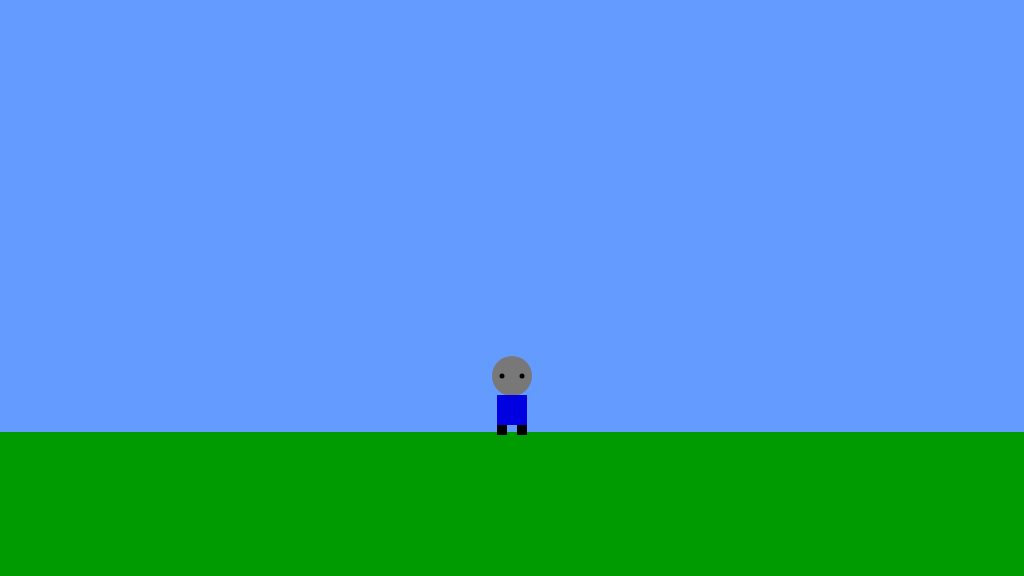
Frame 1 (no input)
Frame 60 (no input): identical to frame 1, image omitted
Frame 120 (the mouse pressed at the canvas centre since frame 60): identical to frame 1, image omitted

The p5.js sketch that drew this single still picture (run headless with seeded random() and noise() and a simulated clock; from frame 60 on, the mouse is pressed at the canvas centre):

// p5.js sketch
// ── sketch.js
var gameChar_x;
var gameChar_y;
var floorPos_y;

var isLeft;
var isRight;
var isFalling;
var isPlummeting;


function setup()
{
	createCanvas(1024, 576);
	floorPos_y = height * 3/4;
	gameChar_x = width/2;
	gameChar_y = floorPos_y;

	isLeft  = false;
	isRight	= false;
	isFalling = false;
	isPlummeting = false;
}

function draw()
{

	///////////DRAWING CODE//////////

	background(100,155,255); //fill the sky blue


	noStroke();
	fill(0,155,0);
	rect(0, floorPos_y, width, height - floorPos_y); //draw some green ground

	//draw the canyon


	//the game character
	if(isLeft && isFalling)
	{
		// add your jumping-left code
		fill (120,120,120);
		ellipse(gameChar_x,gameChar_y-56,30);

		fill(0);
		ellipse(gameChar_x-10,gameChar_y-55,5);

		fill (0,0,225);
		rect (gameChar_x-8,gameChar_y-43,15,25);

		
		strokeWeight(5);
		stroke(1);
		line(gameChar_x-10,gameChar_y -5 ,gameChar_x-5 ,gameChar_y-18);//leg
		line(gameChar_x+3,gameChar_y-18, gameChar_x+10,gameChar_y-5);//leg

		line(gameChar_x-5,gameChar_y -35 ,gameChar_x - 20,gameChar_y-45);//arm
		line(gameChar_x+20,gameChar_y-25,gameChar_x+8,gameChar_y-35);//arm
		strokeWeight(1);

	}
	else if(isRight && isFalling)
	{
		// add your jumping-right code
		fill (120,120,120);
		ellipse(gameChar_x,gameChar_y-56,30);

		fill(0);
		ellipse(gameChar_x+10,gameChar_y-55,5);

		fill (0,0,225);
		rect (gameChar_x-8,gameChar_y-43,15,25);

		
		strokeWeight(5);
		stroke(1);
		line(gameChar_x-10,gameChar_y -5 ,gameChar_x-5 ,gameChar_y-18);//leg
		line(gameChar_x+3,gameChar_y-18, gameChar_x+10,gameChar_y-5);//leg

		line(gameChar_x,gameChar_y -35 ,gameChar_x + 20,gameChar_y-45);//arm
		line(gameChar_x-20,gameChar_y-25,gameChar_x-10,gameChar_y-35);//arm
		strokeWeight(1);

	}
	else if(isLeft)
	{
		// add your walking left code
		
		
		fill (120,120,120);
		ellipse(gameChar_x,gameChar_y-56,35);
		
		fill(0);
		ellipse(gameChar_x-10,gameChar_y-55,5);
		
		fill (0,0,225);
		rect (gameChar_x-10,gameChar_y-40,20,30);
	
		
		strokeWeight(5);
		stroke(1);
		line(gameChar_x-10,gameChar_y  ,gameChar_x-5 ,gameChar_y-10);//leg
		line(gameChar_x+5,gameChar_y-10, gameChar_x+10,gameChar_y);//leg
	
		line(gameChar_x+10,gameChar_y -33 ,gameChar_x + 23,gameChar_y-25);//arm
		line(gameChar_x-23,gameChar_y-25,gameChar_x-5,gameChar_y-35);//arm
		strokeWeight(1);

	}
	else if(isRight)
	{
		// add your walking right code
		
		fill (120,120,120);
		ellipse(gameChar_x,gameChar_y-56,35);

		fill(0);
		ellipse(gameChar_x+10,gameChar_y-55,5);

		fill (0,0,225);
		rect (gameChar_x-10,gameChar_y-40,20,30);

		
		strokeWeight(5);
		stroke(1);
		line(gameChar_x-10,gameChar_y  ,gameChar_x-5 ,gameChar_y-10);//leg
		line(gameChar_x+5,gameChar_y-10, gameChar_x+10,gameChar_y);//leg

		line(gameChar_x+5,gameChar_y -33 ,gameChar_x + 23,gameChar_y-25);//arm
		line(gameChar_x-23,gameChar_y-25,gameChar_x-12,gameChar_y-35);//arm
		strokeWeight(1);

	}
	else if(isFalling || isPlummeting)
	{
		// add your jumping facing forwards code
		fill (120,120,120);
		ellipse(gameChar_x,gameChar_y-55,30);
		fill(0);
		fill(0);
		ellipse(gameChar_x-7,gameChar_y-56,3);
		ellipse(gameChar_x+7,gameChar_y-56,3);
	
		fill(0,0,225);
		rect(gameChar_x-10,gameChar_y-40,20,25);
	
		fill(0);
		rect(gameChar_x-11,gameChar_y-15,10,10);
		rect(gameChar_x +1,gameChar_y-15,10,10);
	
		strokeWeight(5);
		stroke(1);
		line(gameChar_x+10,gameChar_y - 35 ,gameChar_x + 23,gameChar_y-50);
		line(gameChar_x-23,gameChar_y-50,gameChar_x-11,gameChar_y-35);
		strokeWeight(1);

	}
	else
	{
		// add your standing front facing code
		fill (120,120,120);
		ellipse(gameChar_x,gameChar_y-56,40);
		fill(0);
		ellipse(gameChar_x-10,gameChar_y-56,5);
		ellipse(gameChar_x+10,gameChar_y-56,5);
	
		fill (0,0,225);
		rect (gameChar_x-15,gameChar_y-37,30,30);
	
		fill (0);
		rect(gameChar_x-15,gameChar_y-7,10,10);
		rect(gameChar_x+5,gameChar_y-7,10,10);

	}

	///////////INTERACTION CODE//////////
	//Put conditional statements to move the game character below here
	if(isRight){
		gameChar_x += 1;
	}
	if(isLeft){
		gameChar_x -= 1;
	}
	if(isPlummeting && gameChar_y == floorPos_y){
		gameChar_y = floorPos_y - 100;
	}
	if(isFalling == true){
		if(gameChar_y < floorPos_y){
		gameChar_y += 1;
		}
	}
	if(gameChar_y < floorPos_y){ 
		isFalling = true;
	} 
	else{
		isFalling = false;
	}
	

}


function keyPressed()
{
	// if statements to control the animation of the character when
	// keys are pressed.

	if(keyCode == "39"){
		isRight = true;
	}
	
	if(keyCode == "37"){
		isLeft = true;
	}

	if(keyCode == "38"){
		isPlummeting = true;
	}

	
	

	//open up the console to see how these work
	// console.log("keyPressed: " + key);
	// console.log("keyPressed: " + keyCode);
}

function keyReleased()
{
	// if statements to control the animation of the character when
	// keys are released.

	if(keyCode == "39"){
		isRight = false;
	}
	
	if(keyCode == "37"){
		isLeft = false;
	}

	if(keyCode == "38"){
		isPlummeting = false;
	}

}
